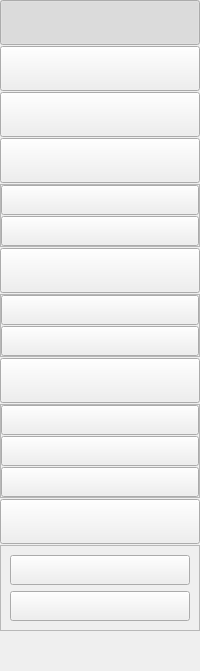
       <widget class="QWidget" name="widget_2" native="true">
        <layout class="QGridLayout" name="gridLayout">
         <property name="leftMargin">
          <number>0</number>
         </property>
         <property name="topMargin">
          <number>0</number>
         </property>
         <property name="rightMargin">
          <number>0</number>
         </property>
         <property name="bottomMargin">
          <number>0</number>
         </property>
         <property name="horizontalSpacing">
          <number>0</number>
         </property>
         <property name="verticalSpacing">
          <number>1</number>
         </property>
         <item row="5" column="0">
          <widget class="QFrame" name="frame_52">
           <property name="frameShape">
            <enum>QFrame::StyledPanel</enum>
           </property>
           <property name="frameShadow">
            <enum>QFrame::Raised</enum>
           </property>
           <layout class="QGridLayout" name="gridLayout_33">
            <property name="leftMargin">
             <number>0</number>
            </property>
            <property name="topMargin">
             <number>0</number>
            </property>
            <property name="rightMargin">
             <number>0</number>
            </property>
            <property name="bottomMargin">
             <number>0</number>
            </property>
            <property name="horizontalSpacing">
             <number>0</number>
            </property>
            <property name="verticalSpacing">
             <number>1</number>
            </property>
            <item row="1" column="0">
             <widget class="QPushButton" name="pushButton_14">
              <property name="minimumSize">
               <size>
                <width>0</width>
                <height>30</height>
               </size>
              </property>
              <property name="maximumSize">
               <size>
                <width>16777215</width>
                <height>30</height>
               </size>
              </property>
              <property name="text">
               <string/>
              </property>
              <property name="icon">
               <iconset resource="../button_icons.qrc">
                <normaloff>:/icons/images/complex_design_no.svg</normaloff>
                <normalon>:/icons/images/complex_design_yes.svg</normalon>:/icons/images/complex_design_no.svg</iconset>
              </property>
              <property name="iconSize">
               <size>
                <width>20</width>
                <height>20</height>
               </size>
              </property>
              <property name="checkable">
               <bool>true</bool>
              </property>
              <property name="autoExclusive">
               <bool>false</bool>
              </property>
             </widget>
            </item>
            <item row="0" column="0">
             <widget class="QPushButton" name="pushButton_5">
              <property name="minimumSize">
               <size>
                <width>0</width>
                <height>30</height>
               </size>
              </property>
              <property name="maximumSize">
               <size>
                <width>16777215</width>
                <height>30</height>
               </size>
              </property>
              <property name="text">
               <string/>
              </property>
              <property name="icon">
               <iconset resource="../button_icons.qrc">
                <normaloff>:/icons/images/simple_design_no.svg</normaloff>
                <normalon>:/icons/images/simple_design_yes.svg</normalon>:/icons/images/simple_design_no.svg</iconset>
              </property>
              <property name="iconSize">
               <size>
                <width>20</width>
                <height>20</height>
               </size>
              </property>
              <property name="checkable">
               <bool>true</bool>
              </property>
              <property name="autoExclusive">
               <bool>false</bool>
              </property>
             </widget>
            </item>
           </layout>
          </widget>
         </item>
         <item row="11" column="0">
          <widget class="QPushButton" name="pushButton_12">
           <property name="minimumSize">
            <size>
             <width>0</width>
             <height>45</height>
            </size>
           </property>
           <property name="maximumSize">
            <size>
             <width>16777215</width>
             <height>45</height>
            </size>
           </property>
           <property name="text">
            <string/>
           </property>
           <property name="icon">
            <iconset resource="../button_icons.qrc">
             <normaloff>:/icons/images/uncertainity_no.svg</normaloff>
             <normalon>:/icons/images/uncertainity_yes.svg</normalon>:/icons/images/uncertainity_no.svg</iconset>
           </property>
           <property name="iconSize">
            <size>
             <width>32</width>
             <height>32</height>
            </size>
           </property>
           <property name="checkable">
            <bool>true</bool>
           </property>
           <property name="autoExclusive">
            <bool>false</bool>
           </property>
          </widget>
         </item>
         <item row="1" column="0">
          <widget class="QPushButton" name="pushButton_6">
           <property name="minimumSize">
            <size>
             <width>0</width>
             <height>45</height>
            </size>
           </property>
           <property name="maximumSize">
            <size>
             <width>16777215</width>
             <height>45</height>
            </size>
           </property>
           <property name="text">
            <string/>
           </property>
           <property name="icon">
            <iconset resource="../button_icons.qrc">
             <normaloff>:/icons/images/folder_no.svg</normaloff>
             <normalon>:/icons/images/folder_yes.svg</normalon>:/icons/images/folder_no.svg</iconset>
           </property>
           <property name="iconSize">
            <size>
             <width>32</width>
             <height>32</height>
            </size>
           </property>
           <property name="checkable">
            <bool>true</bool>
           </property>
           <property name="checked">
            <bool>true</bool>
           </property>
           <property name="autoExclusive">
            <bool>false</bool>
           </property>
          </widget>
         </item>
         <item row="7" column="0">
          <widget class="QFrame" name="frame_18">
           <property name="frameShape">
            <enum>QFrame::StyledPanel</enum>
           </property>
           <property name="frameShadow">
            <enum>QFrame::Raised</enum>
           </property>
           <layout class="QGridLayout" name="gridLayout_23">
            <property name="leftMargin">
             <number>0</number>
            </property>
            <property name="topMargin">
             <number>0</number>
            </property>
            <property name="rightMargin">
             <number>0</number>
            </property>
            <property name="bottomMargin">
             <number>0</number>
            </property>
            <property name="horizontalSpacing">
             <number>0</number>
            </property>
            <property name="verticalSpacing">
             <number>1</number>
            </property>
            <item row="0" column="0">
             <widget class="QPushButton" name="pushButton_15">
              <property name="minimumSize">
               <size>
                <width>0</width>
                <height>30</height>
               </size>
              </property>
              <property name="maximumSize">
               <size>
                <width>16777215</width>
                <height>30</height>
               </size>
              </property>
              <property name="text">
               <string/>
              </property>
              <property name="icon">
               <iconset resource="../button_icons.qrc">
                <normaloff>:/icons/images/hydrograph_no.svg</normaloff>
                <normalon>:/icons/images/hydrograph_yes.svg</normalon>:/icons/images/hydrograph_no.svg</iconset>
              </property>
              <property name="iconSize">
               <size>
                <width>20</width>
                <height>20</height>
               </size>
              </property>
              <property name="checkable">
               <bool>true</bool>
              </property>
              <property name="autoExclusive">
               <bool>false</bool>
              </property>
             </widget>
            </item>
            <item row="1" column="0">
             <widget class="QPushButton" name="pushButton_16">
              <property name="minimumSize">
               <size>
                <width>0</width>
                <height>30</height>
               </size>
              </property>
              <property name="maximumSize">
               <size>
                <width>16777215</width>
                <height>30</height>
               </size>
              </property>
              <property name="text">
               <string/>
              </property>
              <property name="icon">
               <iconset resource="../button_icons.qrc">
                <normaloff>:/icons/images/sedimentograph_no.svg</normaloff>
                <normalon>:/icons/images/sedimentograph_yes.svg</normalon>:/icons/images/sedimentograph_no.svg</iconset>
              </property>
              <property name="iconSize">
               <size>
                <width>20</width>
                <height>20</height>
               </size>
              </property>
              <property name="checkable">
               <bool>true</bool>
              </property>
              <property name="autoExclusive">
               <bool>false</bool>
              </property>
             </widget>
            </item>
           </layout>
          </widget>
         </item>
         <item row="2" column="0">
          <widget class="QPushButton" name="pushButton_7">
           <property name="minimumSize">
            <size>
             <width>0</width>
             <height>45</height>
            </size>
           </property>
           <property name="maximumSize">
            <size>
             <width>16777215</width>
             <height>45</height>
            </size>
           </property>
           <property name="text">
            <string/>
           </property>
           <property name="icon">
            <iconset resource="../button_icons.qrc">
             <normaloff>:/icons/images/uh_no.svg</normaloff>
             <normalon>:/icons/images/uh_yes.svg</normalon>:/icons/images/uh_no.svg</iconset>
           </property>
           <property name="iconSize">
            <size>
             <width>32</width>
             <height>32</height>
            </size>
           </property>
           <property name="checkable">
            <bool>true</bool>
           </property>
           <property name="autoExclusive">
            <bool>false</bool>
           </property>
          </widget>
         </item>
         <item row="3" column="0">
          <widget class="QPushButton" name="pushButton_8">
           <property name="minimumSize">
            <size>
             <width>0</width>
             <height>45</height>
            </size>
           </property>
           <property name="maximumSize">
            <size>
             <width>16777215</width>
             <height>45</height>
            </size>
           </property>
           <property name="text">
            <string/>
           </property>
           <property name="icon">
            <iconset resource="../button_icons.qrc">
             <normaloff>:/icons/images/vegetation_no.svg</normaloff>
             <normalon>:/icons/images/vegetation_yes.svg</normalon>:/icons/images/vegetation_no.svg</iconset>
           </property>
           <property name="iconSize">
            <size>
             <width>32</width>
             <height>32</height>
            </size>
           </property>
           <property name="checkable">
            <bool>true</bool>
           </property>
           <property name="autoExclusive">
            <bool>false</bool>
           </property>
          </widget>
         </item>
         <item row="9" column="0">
          <widget class="QFrame" name="frame_55">
           <property name="frameShape">
            <enum>QFrame::StyledPanel</enum>
           </property>
           <property name="frameShadow">
            <enum>QFrame::Raised</enum>
           </property>
           <layout class="QGridLayout" name="gridLayout_74">
            <property name="leftMargin">
             <number>0</number>
            </property>
            <property name="topMargin">
             <number>0</number>
            </property>
            <property name="rightMargin">
             <number>0</number>
            </property>
            <property name="bottomMargin">
             <number>0</number>
            </property>
            <property name="horizontalSpacing">
             <number>0</number>
            </property>
            <property name="verticalSpacing">
             <number>1</number>
            </property>
            <item row="1" column="0">
             <widget class="QPushButton" name="pushButton_24">
              <property name="minimumSize">
               <size>
                <width>0</width>
                <height>30</height>
               </size>
              </property>
              <property name="maximumSize">
               <size>
                <width>16777215</width>
                <height>30</height>
               </size>
              </property>
              <property name="text">
               <string/>
              </property>
              <property name="icon">
               <iconset resource="../button_icons.qrc">
                <normaloff>:/icons/images/sobol_no.svg</normaloff>
                <normalon>:/icons/images/sobol_yes.svg</normalon>:/icons/images/sobol_no.svg</iconset>
              </property>
              <property name="iconSize">
               <size>
                <width>20</width>
                <height>20</height>
               </size>
              </property>
              <property name="checkable">
               <bool>true</bool>
              </property>
              <property name="autoExclusive">
               <bool>false</bool>
              </property>
             </widget>
            </item>
            <item row="0" column="0">
             <widget class="QPushButton" name="pushButton_21">
              <property name="minimumSize">
               <size>
                <width>0</width>
                <height>30</height>
               </size>
              </property>
              <property name="maximumSize">
               <size>
                <width>16777215</width>
                <height>30</height>
               </size>
              </property>
              <property name="text">
               <string/>
              </property>
              <property name="icon">
               <iconset resource="../button_icons.qrc">
                <normaloff>:/icons/images/parameters_no.svg</normaloff>
                <normalon>:/icons/images/parameters_yes.svg</normalon>:/icons/images/parameters_no.svg</iconset>
              </property>
              <property name="iconSize">
               <size>
                <width>20</width>
                <height>20</height>
               </size>
              </property>
              <property name="checkable">
               <bool>true</bool>
              </property>
              <property name="autoExclusive">
               <bool>false</bool>
              </property>
             </widget>
            </item>
            <item row="2" column="0">
             <widget class="QPushButton" name="pushButton_18">
              <property name="minimumSize">
               <size>
                <width>0</width>
                <height>30</height>
               </size>
              </property>
              <property name="maximumSize">
               <size>
                <width>16777215</width>
                <height>30</height>
               </size>
              </property>
              <property name="text">
               <string/>
              </property>
             </widget>
            </item>
           </layout>
          </widget>
         </item>
         <item row="4" column="0">
          <widget class="QPushButton" name="pushButton_9">
           <property name="minimumSize">
            <size>
             <width>0</width>
             <height>45</height>
            </size>
           </property>
           <property name="maximumSize">
            <size>
             <width>16777215</width>
             <height>45</height>
            </size>
           </property>
           <property name="text">
            <string/>
           </property>
           <property name="icon">
            <iconset resource="../button_icons.qrc">
             <normaloff>:/icons/images/design_no.svg</normaloff>
             <normalon>:/icons/images/design_yes.svg</normalon>:/icons/images/design_no.svg</iconset>
           </property>
           <property name="iconSize">
            <size>
             <width>32</width>
             <height>32</height>
            </size>
           </property>
           <property name="checkable">
            <bool>true</bool>
           </property>
           <property name="autoExclusive">
            <bool>false</bool>
           </property>
          </widget>
         </item>
         <item row="6" column="0">
          <widget class="QPushButton" name="pushButton_10">
           <property name="minimumSize">
            <size>
             <width>0</width>
             <height>45</height>
            </size>
           </property>
           <property name="maximumSize">
            <size>
             <width>16777215</width>
             <height>45</height>
            </size>
           </property>
           <property name="text">
            <string/>
           </property>
           <property name="icon">
            <iconset resource="../button_icons.qrc">
             <normaloff>:/icons/images/calibration_no.svg</normaloff>
             <normalon>:/icons/images/calibration_yes.svg</normalon>:/icons/images/calibration_no.svg</iconset>
           </property>
           <property name="iconSize">
            <size>
             <width>32</width>
             <height>32</height>
            </size>
           </property>
           <property name="checkable">
            <bool>true</bool>
           </property>
           <property name="autoExclusive">
            <bool>false</bool>
           </property>
          </widget>
         </item>
         <item row="8" column="0">
          <widget class="QPushButton" name="pushButton_11">
           <property name="minimumSize">
            <size>
             <width>0</width>
             <height>45</height>
            </size>
           </property>
           <property name="maximumSize">
            <size>
             <width>16777215</width>
             <height>45</height>
            </size>
           </property>
           <property name="text">
            <string/>
           </property>
           <property name="icon">
            <iconset resource="../button_icons.qrc">
             <normaloff>:/icons/images/sensitivity_no.svg</normaloff>
             <normalon>:/icons/images/sensitivity_yes.svg</normalon>:/icons/images/sensitivity_no.svg</iconset>
           </property>
           <property name="iconSize">
            <size>
             <width>41</width>
             <height>41</height>
            </size>
           </property>
           <property name="checkable">
            <bool>true</bool>
           </property>
           <property name="autoExclusive">
            <bool>false</bool>
           </property>
          </widget>
         </item>
         <item row="13" column="0">
          <spacer name="verticalSpacer">
           <property name="orientation">
            <enum>Qt::Vertical</enum>
           </property>
           <property name="sizeHint" stdset="0">
            <size>
             <width>20</width>
             <height>40</height>
            </size>
           </property>
          </spacer>
         </item>
         <item row="12" column="0">
          <widget class="QFrame" name="frame_30">
           <property name="frameShape">
            <enum>QFrame::StyledPanel</enum>
           </property>
           <property name="frameShadow">
            <enum>QFrame::Raised</enum>
           </property>
           <layout class="QGridLayout" name="gridLayout_93">
            <item row="0" column="0">
             <widget class="QPushButton" name="pushButton_20">
              <property name="minimumSize">
               <size>
                <width>0</width>
                <height>30</height>
               </size>
              </property>
              <property name="maximumSize">
               <size>
                <width>16777215</width>
                <height>30</height>
               </size>
              </property>
              <property name="text">
               <string/>
              </property>
             </widget>
            </item>
            <item row="1" column="0">
             <widget class="QPushButton" name="pushButton_22">
              <property name="minimumSize">
               <size>
                <width>0</width>
                <height>30</height>
               </size>
              </property>
              <property name="maximumSize">
               <size>
                <width>16777215</width>
                <height>30</height>
               </size>
              </property>
              <property name="text">
               <string/>
              </property>
             </widget>
            </item>
           </layout>
          </widget>
         </item>
        </layout>
       </widget>
